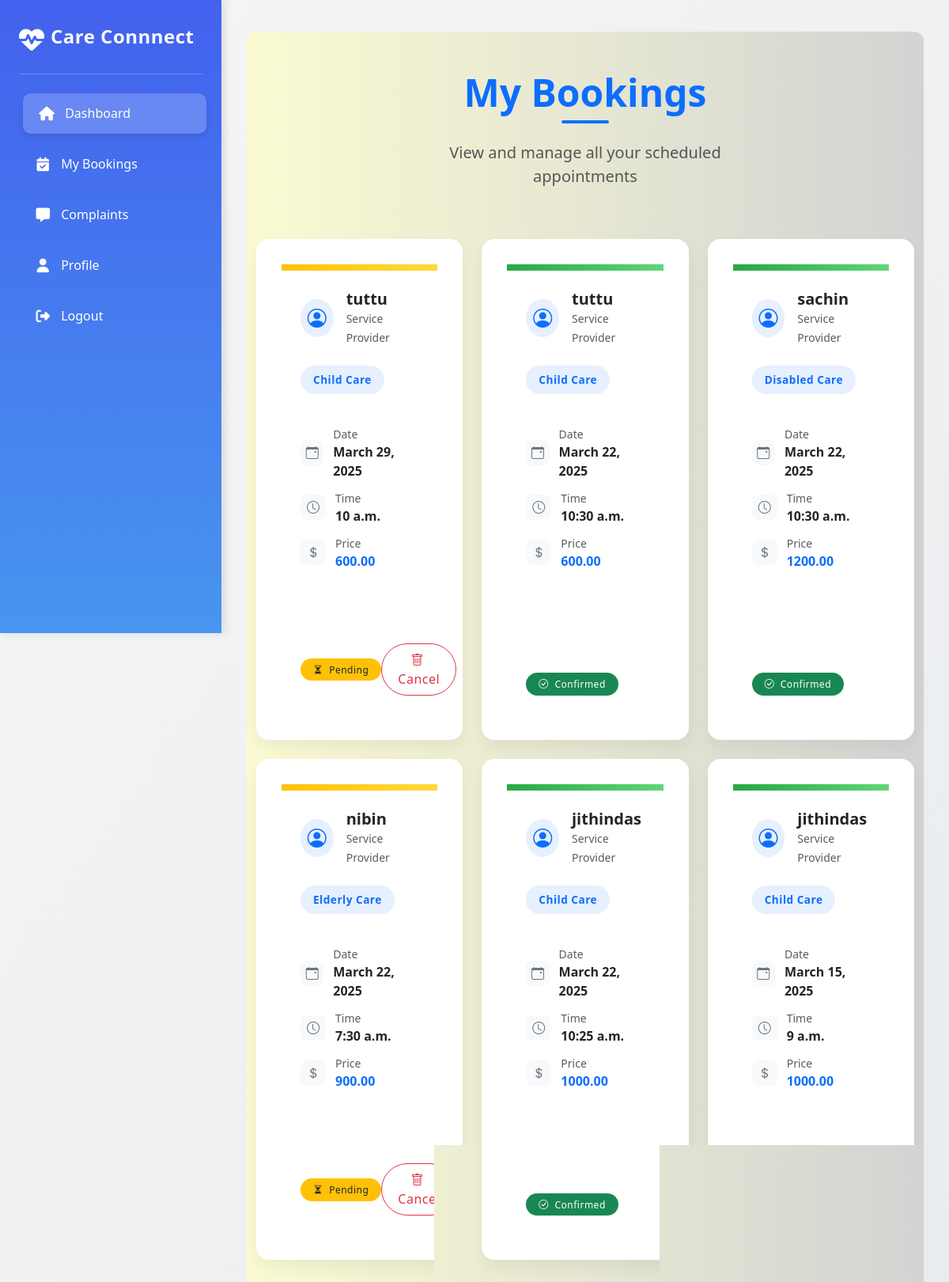
Page /user/user_bookings/ (signed in) on the committed database.
### admins/models.py (models this page shows, shortened)
class Booking_Model(models.Model):
    STATUS_CHOICES = [
        ('pending', 'Pending'),
        ('confirmed', 'Confirmed'),
        ('cancelled', 'Cancelled'),
    ]
    customer = models.ForeignKey(User, on_delete=models.CASCADE, related_name='customer_bookings')
    provider = models.ForeignKey(User, on_delete=models.CASCADE, related_name='provider_bookings')
    booking_date = models.DateField(default=timezone.now)
    booking_time = models.TimeField(default=timezone.now)
    status = models.CharField(max_length=20, choices=STATUS_CHOICES, default='pending')
    created_at = models.DateTimeField(auto_now_add=True)
    updated_at = models.DateTimeField(auto_now=True)

class User(AbstractUser):
    user_type = models.CharField(max_length=20, choices=[
        ('customer', 'Customer'),
        ('service_provider', 'Service Provider')
    ])

class Services_Model(models.Model):
    name=models.CharField(max_length=250)

### user/views.py (the view)
# urls.py: path('user_bookings/', User_Booking_List_View.as_view(), name='user_bookings'),
class User_Booking_List_View(LoginRequiredMixin, View):
    @method_decorator(service_provider_and_superuser_restriction)
    def get(self, request):
        bookings = Booking_Model.objects.filter(customer=request.user).order_by('-created_at')
        for booking in bookings:
            service = Provider_Services_Model.objects.filter(provider=booking.provider).first()
            booking.service_amount = service.amount if service else 0
            booking.service_name = service.service.name if service and service.service else "N/A"
        return render(request, 'user_bookings.html', {'bookings': bookings})

### user/views.py (called while the page is built)
def service_provider_and_superuser_restriction(view_func):
    @wraps(view_func)
    def _wrapped_view(request, *args, **kwargs):
        if request.user.is_authenticated and (request.user.user_type == 'service_provider' or request.user.is_superuser):
            return redirect('login')  # Redirect to the login page if the user is a service provider or superuser
        return view_func(request, *args, **kwargs)
    return _wrapped_view

### user/templates/user_bookings.html (shortened to what this page needs)
{% extends 'user.html' %}
{% block content %}
<div class="container my-2 py-5 main">
    <div class="row mb-5">
        <div class="col-12 text-center">
            <h2 class="display-5 fw-bold text-primary page-title">My Bookings</h2>
            <div class="col-lg-6 mx-auto mt-4">
                <p class="lead text-muted">View and manage all your scheduled appointments</p>
            </div>
        </div>
    </div>
    {% if bookings %}
    <div class="row row-cols-1 row-cols-md-2 row-cols-lg-3 g-4">
        {% for booking in bookings %}
        <div class="col">
            <div class="card booking-card h-100">
                <div class="card-banner
                    {% if booking.status == 'pending' %}banner-pending
                    {% elif booking.status == 'confirmed' %}banner-confirmed
                    {% elif booking.status == 'cancelled' %}banner-cancelled{% endif %}">
                </div>
                <div class="card-body p-4">
                    <div class="d-flex align-items-center mb-4">
                        <div class="avatar-circle bg-primary bg-opacity-10">
                            <i class="bi bi-person-circle text-primary"></i>
                        </div>
                        <div class="ms-3">
                            <h5 class="fw-bold mb-0">{{ booking.provider.username }}</h5>
                            <span class="text-muted small">Service Provider</span>
                        </div>
                    </div>
                    <div class="service-badge mb-4 d-inline-block px-3 py-2 bg-primary bg-opacity-10 text-primary fw-semibold">
                        {{ booking.service_name }}
                    </div>
                    <div class="booking-details mt-3">
                        <div class="detail-row">
                            <div class="icon-container">
                                <i class="bi bi-calendar-event icon"></i>
                            </div>
                            <div>
                                <div class="text-muted small">Date</div>
                                <div class="fw-semibold">{{ booking.booking_date }}</div>
                            </div>
                        </div>
                        <div class="detail-row">
                            <div class="icon-container">
                                <i class="bi bi-clock icon"></i>
                            </div>
                            <div>
                                <div class="text-muted small">Time</div>
                                <div class="fw-semibold">{{ booking.booking_time }}</div>
                            </div>
                        </div>
                        <div class="detail-row">
                            <div class="icon-container">
                                <i class="bi bi-currency-dollar icon"></i>
                            </div>
                            <div>
                                <div class="text-muted small">Price</div>
                                <div class="fw-bold text-primary">{{ booking.service_amount }}</div>
                            </div>
                        </div>
                    </div>
                </div>
                <div class="card-footer border-0 bg-white p-4">
                    <div class="d-flex justify-content-between align-items-center">
                        <div>
                            {% if booking.status == 'pending' %}
                            <span class="status-badge badge rounded-pill bg-warning text-dark">
                                <i class="bi bi-hourglass-split me-1"></i> Pending
                            </span>
                            {% elif booking.status == 'confirmed' %}
                            <span class="status-badge badge rounded-pill bg-success">
                                <i class="bi bi-check-circle me-1"></i> Confirmed
                            </span>
                            {% elif booking.status == 'cancelled' %}
                            <span class="status-badge badge rounded-pill bg-danger">
                                <i class="bi bi-x-circle me-1"></i> Cancelled
                            </span>
                            {% endif %}
                        </div>
                        {% if booking.status == 'pending' %}
                        <a class="btn-action btn btn-outline-danger rounded-pill" href="{% url 'booking_delete' booking.id %}">
                            <i class="bi bi-trash me-1"></i> Cancel
                        </a>
                        {% endif %}
                    </div>
                </div>
            </div>
        </div>
        {% endfor %}
    </div>
    {% endif %}
</div>
{% endblock %}

### user/templates/user.html (style rules this page uses)
:root { --primary: #4361ee; --secondary: #3f37c9; --success: #4cc9f0; --danger: #f72585; --warning: #f8961e; --info: #4895ef; --light: #f8f9fa; --dark: #212529; --gray: #adb5bd; --primary: #4361ee; --primary-light: #4895ef; --secondary: #3f37c9; --success: #4cc9f0; --danger: #f72585; --warning: #f8961e; --info: #4895ef; --light: #f8f9fa; --dark: #212529; --gray: #adb5bd; --gradient: linear-gradient(135deg, #4361ee, #4cc9f0); }
* { margin: 0; padding: 0; box-sizing: border-box; font-family: 'Segoe UI', Tahoma, Geneva, Verdana, sans-serif; }
body { background-color: #f5f5f5; background-image: linear-gradient(to bottom right, #f5f5f5, #e9ecef); color: var(--dark); }
.card { background-color: white; border-radius: 16px; padding: 2rem; box-shadow: 0 8px 16px rgba(0, 0, 0, 0.05); margin-bottom: 2rem; border: none; }
.welcome-banner, .stats-container, .card { animation: fadeIn 0.6s ease-out forwards; }
.card { animation-delay: 0.4s; }

### user/templates/user_bookings.html (style rules this page uses)
.booking-card { transition: all 0.3s ease; border-radius: 16px; overflow: hidden; box-shadow: 0 10px 20px rgba(0,0,0,0.05); border: none; }
.card-banner { height: 8px; width: 100%; }
.banner-pending { background: linear-gradient(90deg, #FFC107 0%, #FFDA3A 100%); }
.banner-confirmed { background: linear-gradient(90deg, #28a745 0%, #5fd778 100%); }
.avatar-circle { width: 48px; height: 48px; display: flex; align-items: center; justify-content: center; border-radius: 50%; font-size: 1.5rem; }
.service-badge { border-radius: 30px; font-size: 0.85rem; letter-spacing: 0.5px; }
.detail-row { display: flex; align-items: center; margin-bottom: 12px; }
.detail-row .icon-container { width: 32px; height: 32px; background-color: #f8f9fa; border-radius: 8px; display: flex; align-items: center; justify-content: center; margin-right: 12px; }
.detail-row .icon { font-size: 1rem; color: #6c757d; }
.status-badge { padding: 8px 16px; font-weight: 500; letter-spacing: 0.5px; }
.btn-action { padding: 8px 20px; font-weight: 500; letter-spacing: 0.5px; }
.page-title { position: relative; display: inline-block; }
.page-title:after { content: ''; position: absolute; width: 60px; height: 4px; background-color: #0d6efd; bottom: -10px; left: 50%; transform: translateX(-50%); border-radius: 2px; }
.main { background: linear-gradient(to right,lightgoldenrodyellow, lightgray); border-radius: 12px; }

### rows in the picture
Booking_Model: provider.username "tuttu", service_name "Child Care", booking_date "March 29, 2025", booking_time "10 a.m.", service_amount "600.00", status "pending" (drawn)
Booking_Model: provider.username "tuttu", service_name "Child Care", booking_date "March 22, 2025", booking_time "10:30 a.m.", service_amount "600.00", status "confirmed" (drawn)
Booking_Model: provider.username "sachin", service_name "Disabled Care", booking_date "March 22, 2025", booking_time "10:30 a.m.", service_amount "1200.00", status "confirmed" (drawn)
Booking_Model: provider.username "nibin", service_name "Elderly Care", booking_date "March 22, 2025", booking_time "7:30 a.m.", service_amount "900.00", status "pending" (drawn)
Booking_Model: provider.username "jithindas", service_name "Child Care", booking_date "March 22, 2025", booking_time "10:25 a.m.", service_amount "1000.00", status "confirmed" (drawn)
Booking_Model: provider.username "jithindas", service_name "Child Care", booking_date "March 15, 2025", booking_time "9 a.m.", service_amount "1000.00", status "confirmed" (drawn)
